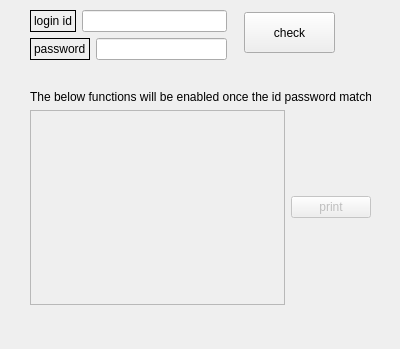
<?xml version="1.0" encoding="UTF-8"?>
<ui version="4.0">
 <class>Form</class>
 <widget class="QWidget" name="Form">
  <property name="geometry">
   <rect>
    <x>0</x>
    <y>0</y>
    <width>400</width>
    <height>349</height>
   </rect>
  </property>
  <property name="windowTitle">
   <string>Form</string>
  </property>
  <widget class="QPushButton" name="pushButton">
   <property name="geometry">
    <rect>
     <x>244</x>
     <y>12</y>
     <width>91</width>
     <height>41</height>
    </rect>
   </property>
   <property name="text">
    <string>check</string>
   </property>
  </widget>
  <widget class="QWidget" name="">
   <property name="geometry">
    <rect>
     <x>30</x>
     <y>10</y>
     <width>197</width>
     <height>52</height>
    </rect>
   </property>
   <layout class="QVBoxLayout" name="verticalLayout">
    <item>
     <layout class="QHBoxLayout" name="horizontalLayout">
      <item>
       <widget class="QLabel" name="label">
        <property name="frameShape">
         <enum>QFrame::Panel</enum>
        </property>
        <property name="text">
         <string>login id</string>
        </property>
       </widget>
      </item>
      <item>
       <widget class="QLineEdit" name="lineEdit"/>
      </item>
     </layout>
    </item>
    <item>
     <layout class="QHBoxLayout" name="horizontalLayout_2">
      <item>
       <widget class="QLabel" name="label_2">
        <property name="frameShape">
         <enum>QFrame::Box</enum>
        </property>
        <property name="text">
         <string>password</string>
        </property>
       </widget>
      </item>
      <item>
       <widget class="QLineEdit" name="lineEdit_2"/>
      </item>
     </layout>
    </item>
   </layout>
  </widget>
  <widget class="QWidget" name="">
   <property name="geometry">
    <rect>
     <x>30</x>
     <y>90</y>
     <width>341</width>
     <height>215</height>
    </rect>
   </property>
   <layout class="QVBoxLayout" name="verticalLayout_2">
    <item>
     <widget class="QLabel" name="label_3">
      <property name="text">
       <string>The below functions will be enabled once the id password matches</string>
      </property>
     </widget>
    </item>
    <item>
     <layout class="QHBoxLayout" name="horizontalLayout_3">
      <item>
       <widget class="QTextEdit" name="textEdit">
        <property name="enabled">
         <bool>false</bool>
        </property>
       </widget>
      </item>
      <item>
       <widget class="QPushButton" name="pushButton_2">
        <property name="enabled">
         <bool>false</bool>
        </property>
        <property name="text">
         <string>print</string>
        </property>
       </widget>
      </item>
     </layout>
    </item>
   </layout>
  </widget>
 </widget>
 <resources/>
 <connections/>
</ui>
